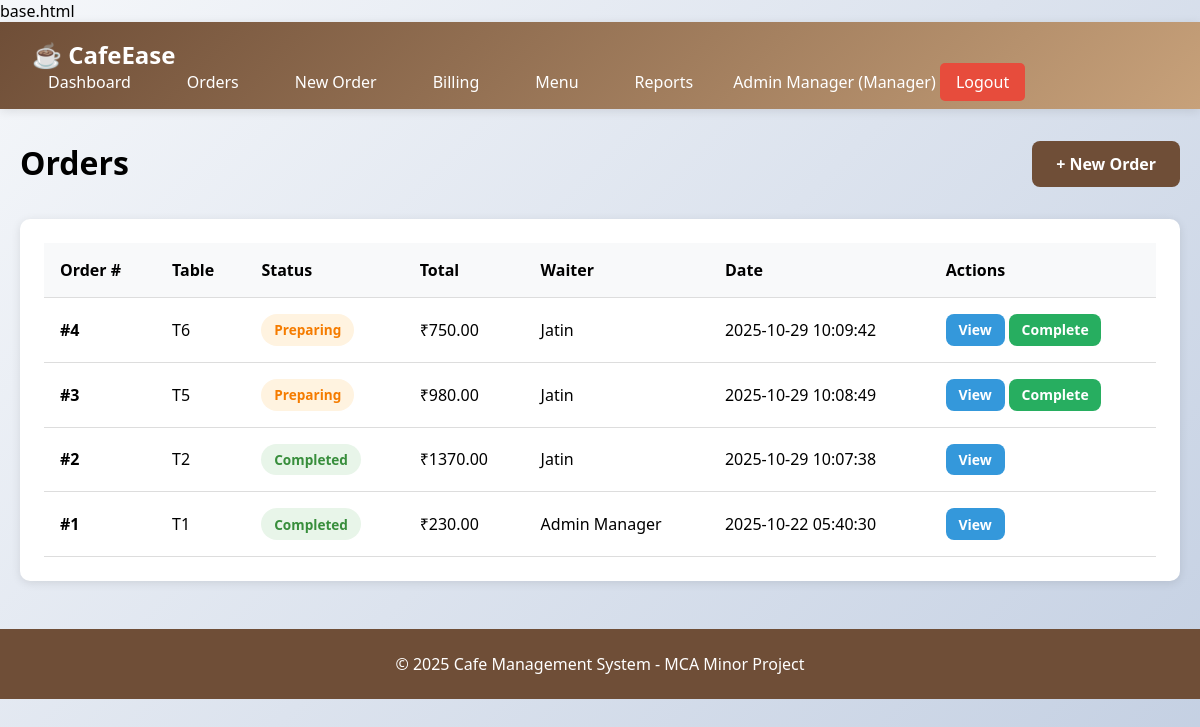
/orders (signed in), run on the app's committed database.
### tables this page shows
CREATE TABLE users (
    id INTEGER PRIMARY KEY AUTOINCREMENT,
    name VARCHAR(100) NOT NULL,
    email VARCHAR(100) UNIQUE NOT NULL,
    password VARCHAR(255) NOT NULL,
    role VARCHAR(20) NOT NULL CHECK(role IN ('Manager', 'Cashier', 'Waiter')),
    created_at TIMESTAMP DEFAULT CURRENT_TIMESTAMP
);

CREATE TABLE orders (
    id INTEGER PRIMARY KEY AUTOINCREMENT,
    table_no VARCHAR(10) NOT NULL,
    status VARCHAR(20) DEFAULT 'Placed' CHECK(status IN ('Placed', 'Preparing', 'Completed', 'Cancelled')),
    total_amount DECIMAL(10, 2) DEFAULT 0,
    waiter_id INTEGER NOT NULL,
    created_at TIMESTAMP DEFAULT CURRENT_TIMESTAMP,
    FOREIGN KEY (waiter_id) REFERENCES users(id)
);

### app.py (the view)
@app.route('/orders')
@login_required
def orders():
    conn = get_db_connection()
    if session['role'] == 'Waiter':
        orders_list = conn.execute('''
            SELECT o.*, u.name as waiter_name
            FROM orders o
            JOIN users u ON o.waiter_id = u.id
            WHERE o.waiter_id = ?
            ORDER BY o.created_at DESC
        ''', (session['user_id'],)).fetchall()
    else:
        orders_list = conn.execute('''
            SELECT o.*, u.name as waiter_name
            FROM orders o
            JOIN users u ON o.waiter_id = u.id
            ORDER BY o.created_at DESC
        ''').fetchall()
    conn.close()
    return render_template('orders.html', orders=orders_list)

### app.py (called while the page is built)
def get_db_connection():
    conn = sqlite3.connect(DATABASE)
    conn.row_factory = sqlite3.Row
    return conn

def login_required(f):
    @wraps(f)
    def decorated_function(*args, **kwargs):
        if 'user_id' not in session:
            flash('Please login first!', 'error')
            return redirect(url_for('login'))
        return f(*args, **kwargs)
    return decorated_function

### templates/orders.html (shortened to what this page needs)
{% extends "base.html" %}
{% block content %}
<div style="display: flex; justify-content: space-between; margin-bottom: 2rem;">
    <h1>Orders</h1>
    {% if session.role in ['Waiter', 'Manager'] %}
    <a href="{{ url_for('create_order') }}" class="btn btn-primary">+ New Order</a>
    {% endif %}
</div>
<div class="card">
    {% if orders %}
    <table class="table">
        <thead>
            <tr>
                <th>Order #</th>
                <th>Table</th>
                <th>Status</th>
                <th>Total</th>
                <th>Waiter</th>
                <th>Date</th>
                <th>Actions</th>
            </tr>
        </thead>
        <tbody>
            {% for order in orders %}
            <tr>
                <td><strong>#{{ order.id }}</strong></td>
                <td>{{ order.table_no }}</td>
                <td><span class="badge badge-{{ order.status.lower() }}">{{ order.status }}</span></td>
                <td>₹{{ "%.2f"|format(order.total_amount) }}</td>
                <td>{{ order.waiter_name }}</td>
                <td>{{ order.created_at }}</td>
                <td>
                    <a href="{{ url_for('view_order', order_id=order.id) }}" class="btn btn-sm btn-info">View</a>
                    {% if order.status == 'Placed' %}
                    <a href="{{ url_for('update_order_status', order_id=order.id, status='Preparing') }}"
                       class="btn btn-sm btn-warning">Start</a>
                    {% elif order.status == 'Preparing' %}
                    <a href="{{ url_for('update_order_status', order_id=order.id, status='Completed') }}"
                       class="btn btn-sm btn-success">Complete</a>
                    {% endif %}
                </td>
            </tr>
            {% endfor %}
        </tbody>
    </table>
    {% else %}
    <p style="text-align: center; padding: 2rem;">No orders found.</p>
    {% endif %}
</div>
{% endblock %}

### templates/base.html (shortened to what this page needs)
<!DOCTYPE html>
<html lang="en">
<head>
</head>
<body>
    {% if session.user_id %}
    <nav class="navbar">
        <div class="nav-container">
            <a href="{{ url_for('dashboard') }}" class="nav-brand">☕ CafeEase</a>
            <ul class="nav-menu">
                <li><a href="{{ url_for('dashboard') }}">Dashboard</a></li>
                {% if session.role in ['Waiter', 'Manager'] %}
                <li><a href="{{ url_for('orders') }}">Orders</a></li>
                <li><a href="{{ url_for('create_order') }}">New Order</a></li>
                {% endif %}
                {% if session.role in ['Cashier', 'Manager'] %}
                <li><a href="{{ url_for('billing') }}">Billing</a></li>
                {% endif %}
                <li><a href="{{ url_for('menu') }}">Menu</a></li>
                {% if session.role == 'Manager' %}
                <li><a href="{{ url_for('reports') }}">Reports</a></li>
                {% endif %}
                <li>
                    <span style="color: white;">{{ session.user_name }} ({{ session.role }})</span>
                    <a href="{{ url_for('logout') }}" class="btn-logout">Logout</a>
                </li>
            </ul>
        </div>
    </nav>
    {% endif %}
    <main class="container">
        {% block content %}{% endblock %}
    </main>
    <footer class="footer">
        <p>&copy; 2025 Cafe Management System - MCA Minor Project</p>
    </footer>
</body>
</html>

### templates/base.html (style rules this page uses)
* { margin: 0; padding: 0; box-sizing: border-box; }
body { font-family: 'Segoe UI', Tahoma, Geneva, Verdana, sans-serif; background: linear-gradient(135deg, #f5f7fa 0%, #c3cfe2 100%); min-height: 100vh; }
.navbar { background: linear-gradient(135deg, #6F4E37 0%, #C7A17A 100%); padding: 1rem 2rem; box-shadow: 0 2px 10px rgba(0,0,0,0.1); }
.nav-container { max-width: 1200px; margin: 0 auto; display: flex; justify-content: space-between; align-items: center; flex-wrap: wrap; }
.nav-brand { font-size: 1.5rem; font-weight: bold; color: white; text-decoration: none; }
.nav-menu { display: flex; list-style: none; gap: 1.5rem; align-items: center; }
.nav-menu a { color: white; text-decoration: none; padding: 0.5rem 1rem; border-radius: 5px; transition: background 0.3s; }
.btn-logout { background: #e74c3c; padding: 0.5rem 1rem; border-radius: 5px; color: white; text-decoration: none; }
.container { max-width: 1200px; margin: 2rem auto; padding: 0 20px; }
.card { background: white; border-radius: 10px; padding: 1.5rem; margin-bottom: 2rem; box-shadow: 0 2px 10px rgba(0,0,0,0.1); }
.btn { padding: 0.75rem 1.5rem; border: none; border-radius: 8px; font-size: 1rem; cursor: pointer; text-decoration: none; display: inline-block; transition: all 0.3s; font-weight: 600; }
.btn-primary { background: #6F4E37; color: white; }
.btn-success { background: #27ae60; color: white; }
.btn-info { background: #3498db; color: white; }
.btn-sm { padding: 0.4rem 0.8rem; font-size: 0.875rem; }
.table { width: 100%; border-collapse: collapse; }
.table thead { background: #f8f9fa; }
.table th, .table td { padding: 1rem; text-align: left; border-bottom: 1px solid #ddd; }
.badge { padding: 0.4rem 0.8rem; border-radius: 20px; font-size: 0.85rem; font-weight: 600; display: inline-block; }
.badge-preparing { background: #fff3e0; color: #f57c00; }
.badge-completed { background: #e8f5e9; color: #388e3c; }
.footer { background: #6F4E37; color: white; text-align: center; padding: 1.5rem; margin-top: 3rem; }

### data on the page
users: user_name "Admin Manager", role "Manager"
orders: id "4", table_no "T6", status "Preparing", total_amount "750.00", waiter_name "Jatin", created_at "2025-10-29 10:09:42"
orders: id "3", table_no "T5", status "Preparing", total_amount "980.00", waiter_name "Jatin", created_at "2025-10-29 10:08:49"
orders: id "2", table_no "T2", status "Completed", total_amount "1370.00", waiter_name "Jatin", created_at "2025-10-29 10:07:38"
orders: id "1", table_no "T1", status "Completed", total_amount "230.00", waiter_name "Admin Manager", created_at "2025-10-22 05:40:30"
